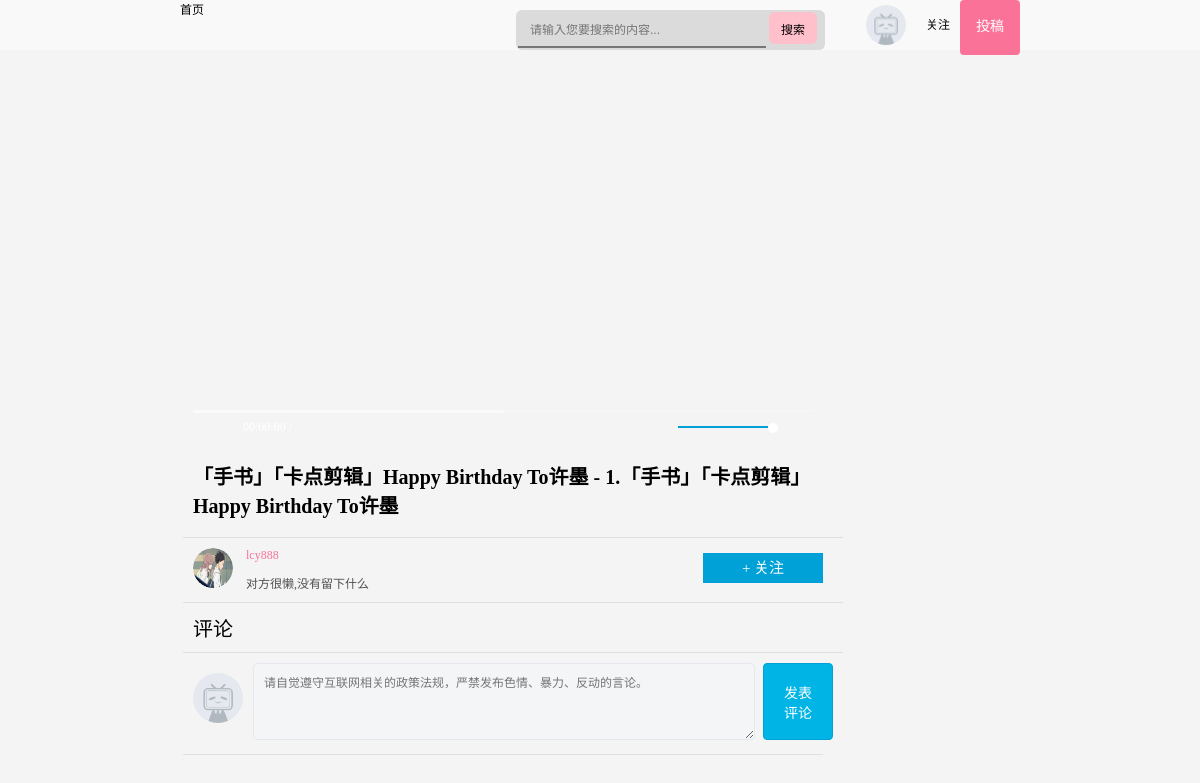
Page /video.php?id=5bee26912c179 (signed in) on the committed database.
### tables this page shows
CREATE TABLE `up_video` (
  `v_id` varchar(255) NOT NULL,
  `v_name` varchar(255) NOT NULL,
  `v_url` varchar(255) NOT NULL,
  `v_pic` varchar(255) NOT NULL,
  `v_up` varchar(100) NOT NULL,
  `name` varchar(255) DEFAULT NULL,
  `v_class` int(10) DEFAULT NULL,
  `v_type` int(10) DEFAULT NULL,
  PRIMARY KEY (`v_id`)
);

CREATE TABLE `inf` (
  `i_id` varchar(255) NOT NULL,
  `a_id` varchar(255) DEFAULT NULL,
  `u_id` varchar(255) DEFAULT NULL,
  `nickname` varchar(24) NOT NULL,
  `name` varchar(50) DEFAULT NULL,
  `u_email` varchar(50) DEFAULT NULL,
  `signature` varchar(255) DEFAULT NULL,
  `sex` char(2) DEFAULT NULL,
  `birthday` varchar(100) DEFAULT NULL,
  `avatar` varchar(255) DEFAULT NULL,
  PRIMARY KEY (`i_id`)
);

### php/common.php (called while the page is built, shortened)
<?php
if(empty($_SESSION['who'])){
    $GLOBALS['dl'] = '<div class="profile-m" style="display: none">
            <div class="header-u-info1">
              <div class="header-uname1">
                <d style="font-size: 14px">登录使用更多功能</d>
              </div>
            </div>
            <div class="member-bottom">
            </div>
          </div>';
  }else {
    who();
  }
  function who(){
    $who = $_SESSION['who'];
    $conn = mysqli_connect('127.0.0.1','root','123456','vilivili');
    $conn->query("SET NAMES utf8");
    $sqlu = "select u_id from user where name = '{$who}' limit 1;";
    $queryu = mysqli_query($conn,$sqlu);
    $rowsu = mysqli_affected_rows($conn);
    if($rowsu==1){
      $row = mysqli_fetch_assoc($queryu);
      $id = $row['u_id'];
      $sql = "select*from inf where u_id = '{$id}' limit 1;";
      $query = mysqli_query($conn,$sql);
    $rowi = mysqli_fetch_assoc($query);
    return;
  }
}

### video.php (the view, shortened to what this page needs)
<?php include 'php/common.php';?>
<?php
$id = $_GET['id'];
listall();
function listall(){
  $conn = mysqli_connect('127.0.0.1','root','123456','vilivili');
  $conn->query("SET NAMES utf8");
  global $id;
  $sql = "select*from up_video where v_id = '{$id}'";
  $query = mysqli_query($conn,$sql);
  $row = mysqli_fetch_assoc($query);
  $sqlup = "select*from inf where name = '{$row['name']}'";
  $queryup = mysqli_query($conn,$sqlup);
  $rowup = mysqli_fetch_assoc($queryup);
  global $rowi;
  $fl = '<a href="php/addfallower.php?up_name='.$rowup['name'].'&u_name='.$rowi['name'].'" class="bgcblue">+ 关注</a>';
}
 ?>
<!DOCTYPE html>
<html lang="en">
<head>
	<link rel="stylesheet" href="css/common.css">
  <link rel="stylesheet" href="css/video.css">
</head>
<body>
	<div class="header">
		<div class="top">
			<div class="top_title">
        <div class="logo">
          <div class="logo_pic"><a href="index.php" >首页<img src="" alt=""></a></div>
        </div>
        <div class="ucenter">
          <div class="uitem" id="uitem1"><a href="<?php if(empty($_SESSION['who'])): ?> <?php echo 'login.php' ?> <?php endif ?> <?php if(!empty($_SESSION['who'])): ?> <?php echo 'information.php' ?><?php endif ?>" title="登录"><img src="<?php if(empty($avatar)): ?>imgs/icon/me.png<?php endif ?><?php if(!empty($avatar)): ?><?php echo $avatar ?><?php endif ?>" alt=""></a></div>
          <div class="uitem" id="dy"><a href="fallower.php">关注</a></div>
          <div class="uitem tg" id="tg"><a href="uploadvideo.php">投稿</a></div>
        </div>
				<div class="search">
    		    <form action="select.php" method="post">
    		        <input class="select" type="text" placeholder="请输入您要搜索的内容..." name="select">
    		        <input class="sbm" type="submit" value="搜索">
    		    </form>
    		</div>
			</div>
		</div>
    <div class="center">
      <table>
      <div class="l-con">
        <td>
        <div class="player-video">
          <video src="<?php echo $row['v_url'] ?>" preload="true">
            </video>
            <div class="player-video-control-mask">
              <div class="player-video-control-wrap">
                <div class="player-video-control">
                  <div class="player-video-control-top">
                    <div class="player-video-progress">
                      <div class="bar"></div>
                      <div class="loaded"></div>
                    </div>
                  </div>
                  <div class="player-video-control-bottom">
                    <div class="play"><img class="v-play" src="imgs/icon/bofangqi-bofang.png" alt=""><img class="v-stop" src="imgs/icon/bofangqi-zanting.png" alt=""></div>
                    <div class="player-video-time-wrap">
                      <div class="loadtime">00:00:00 /</div>
                    </div>
                    <div class="fullscreen"><img class="v-full" src="imgs/icon/icon_quanping.png" alt=""><img class="v-nofull" src="imgs/icon/icon_quanpingquxiao.png" alt=""></div>
                    <div class="video-volumebar-wrp">
                      <div class="video-volumebar-slider">
                        <div class="video-volumebar-bar-none"></div>
                        <div class="video-volumebar-bar"></div>
                        <div class="video-volumebar-slider-voice"></div>
                      </div>
                    </div>
                    <div class="sound"><img src="imgs/icon/shengyin.png" alt=""></div>
                  </div>
                </div>
              </div>
            </div>
        </div>
        <div class="video-info">
          <h1 title="<?php echo $row['v_name'] ?>">
            <span><?php echo $row['v_name'] ?></span>
          </h1>
        </div>
        <div class="up-info">
          <div class="up-avatar">
            <img src="<?php echo $rowup['avatar'] ?>" alt="">
          </div>
          <div class="up-name">
            <span><?php echo $rowup['nickname']; ?></span>
          </div>
          <div class="up-signature">
            <span><?php echo $rowup['signature']; ?></span>
          </div>
          <div class="btn-followe">
          <?php if($rowup['name']!==$rowi['name']): ?>
            <?php if(!isset($arr)): ?>
              <?php echo $fl; ?>
            <?php endif ?>
        <?php endif ?>
          </div>
        </div>
        <div class="b-head">
          <span>评论</span>
        </div>
        <div class="comment-send">
          <div class="my-avatar">
            <img src="<?php if (empty($_SESSION['who'])): ?><?php echo "imgs/icon/me.png" ?>
          <?php endif ?><?php if(!empty($_SESSION['who'])): ?><?php if(empty($rowi['avatar'])): ?><?php echo "imgs/icon/noface.gif" ?><?php endif ?><?php if(!empty($rowi['avatar'])): ?><?php echo $rowi['avatar']; ?><?php endif ?><?php endif ?>" alt="">
          </div>
          <div class="textarea-container">
            <form action="php/sendmessage.php?name=<?php echo $rowi['name']?>&v_id=<?php echo $row['v_id'] ?>&nickname=<?php echo $rowi['nickname'] ?>&avatar=<?php echo $rowi['avatar'] ?>" method="post">
            <textarea placeholder="<?php if(!empty($_SESSION['who'])): ?><?php echo "请自觉遵守互联网相关的政策法规，严禁发布色情、暴力、反动的言论。" ?><?php endif ?><?php if(empty($_SESSION['who'])): ?> <?php echo "登录后评论" ?><?php endif ?>" class="ipt-txt" name="message"></textarea>
            <button class="<?php if (empty($_SESSION['who'])): ?><?php echo "comment-submitdis" ?><?php endif ?><?php if(!empty($_SESSION['who'])): ?><?php echo "comment-submit" ?><?php endif ?>" type="submit" <?php if(empty($_SESSION['who'])): ?><?php echo "disabled='disabled'" ?><?php endif ?>>发表评论</button>
            </form>
          </div>
        </div>
      </div>
      <td>
      </td>
      </table>
    </div>
	</div>
</body>
</html>

### css/common.css (style rules this page uses)
* { list-style: none; font-size: 12px; }
body { border: 0px; margin: 0px; background-color: #f4f4f4; }
a { color: black; text-decoration:none; }
.header { position: relative; border: 0px; margin: 0px; width: 100%; max-width: 1903px; display: inline-block; overflow: hidden; }
.top { position: relative; top: 0; height: 50px; width: 100%; border: 0px; background-color: hsla(0,0%,100%,.4); }
.top_title { position: relative; top: 0; width: 70%; height: 150px; margin: 0px 15%; }
.top_title .logo { position: relative; display: inline; }
.top_title .logo .logo_pic { display: inline; }
.top_title .ucenter { float: right; border: 0; }
.top_title .ucenter .uitem { border: 0; float: left; padding: 15px 10px ; }
.top_title .ucenter .uitem img { position: absolute; top: 5px; width: 40px; height: 40px; left: -30px; z-index: 3; border-radius: 50%; }
.top_title .ucenter .uitem:nth-child(1) { position: relative; }
.tg { background-color: #fb7299; border-radius: 4px; width: 40px; height: 25px; text-align: center; }
.tg a { color: #fff; font-size: 14px; }
.top_title .search { position: absolute; top: 10px; left: 40%; width: 305px; padding: 2px 2px 2px 2px; background-color: #e5e9ef; background-color: rgba(0,0,0,.12); border-radius: 6px; }
.top_title .search .select { width: 224px; height: 32px; border-style:none none solid none; padding: 0 12px; box-shadow: none; background-color: transparent; }
.top_title .search .sbm { background-color: pink; border: 0; border-radius: 6px; height: 32px; width: 48px; z-index: -1; }
.center { float: left; width: 70%; max-width: 1344px; position: relative; margin: 0px 15%; margin-top: 150px; display: inline-block; overflow: hidden; }
.bgcblue { background-color: #00a1d6; }

### rows in the picture
up_video: v_name "「手书」「卡点剪辑」Happy Birthday To许墨 - 1.「手书」「卡点剪辑」Happy Birthday To许墨"
inf: avatar (picture), nickname "lcy888", signature "对方很懒,没有留下什么"
